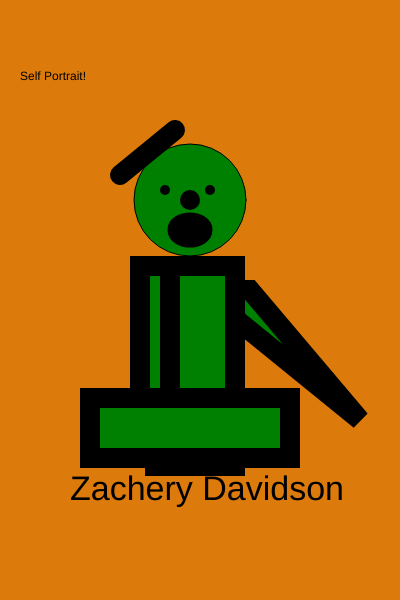
Frame 1 (no input)
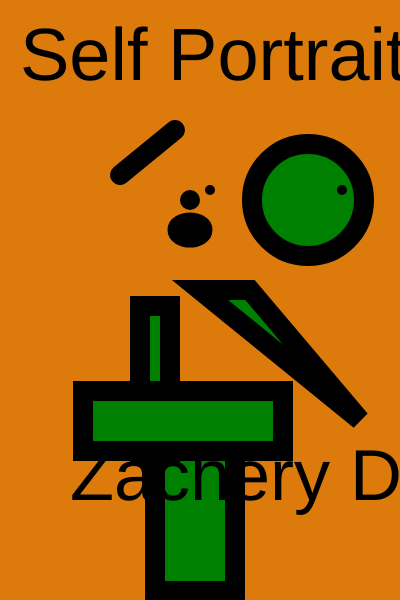
Frame 60 (no input)
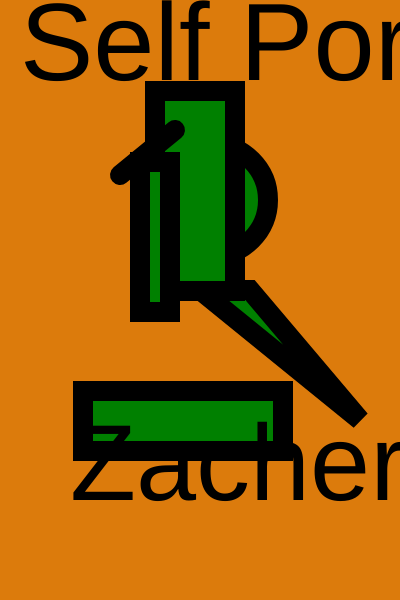
Frame 120 (the mouse pressed at the canvas centre since frame 60)

The p5.js sketch that drew these frames (run headless with seeded random() and noise() and a simulated clock; from frame 60 on, the mouse is pressed at the canvas centre):

// p5.js sketch
// ── sketch.js
var headX=190;
var headY=200;
var headDirection=2;

var bodyX=155;
var bodyY=266;
var bodyDirection=5;

var size=34;
var count=0;
var sizeDirection=2;

var eyeX=165;
var eyeY=190;
var eyeDirection=3;

var armX=140;
var armY=266;
var armDirection=8;

var sizeX=34;
var countX=4
var sizeXdirection=5;

var legsX=90;
var legsY=398;
var legsDirection=7;

function setup() {
  createCanvas(400, 600);
}

function draw() {
  background(220,123,12);
  fill('black');
  text ("Self Portrait!", 20, 80);
  textSize (sizeX);
  sizeX+=sizeXdirection;
  countX++;
  if(countX>30)
  {
    sizeXdirection *=-1;
    countX=3;
  }

  //Head
  fill('green');
  circle(headX,headY,112);
  headX+=headDirection;
  if(headX>=320||headX<=57)
  {
    headDirection *= -1;
  }

  //Eyes
  strokeWeight(10);
  fill (0);
  point(eyeX, eyeY);
  eyeX+=eyeDirection;
  if(eyeX>=350||eyeX<=75)
  {
    eyeDirection *=-1;
  }
  point(210,190);

  //Nose
  strokeWeight(20);
  point (190,200)

  //Mouth
  ellipse(190,230,25,15);

  //Arm
  fill('green');
  triangle(200,290,250,290,360,420);

  //Body
  fill('green');
  rect(155,bodyY,80,200);
  bodyY+=bodyDirection;
  if(bodyY<=0||bodyY>=476)
  {
    bodyDirection *=-1;
  }

  //Hat
  line(120,175,175,130);

  //Arm
  fill('green');
  rect(140,armY,30,150);
  armY+=armDirection;
  if(armY<=0||armY>=520)
  {
    armDirection *=-1;
  }

  //Legs
  fill('green');
  rect(legsX,legsY,200,60);
  legsX+=legsDirection;
  legsY+=legsDirection;
  if(legsX>=100||legsX<=36)
  if(legsY>=100||legsY<=36)
  {
    legsDirection*= -1;
  }

  //Signature
  fill('black');
  textSize(size);
  size+=sizeDirection;
  count++;
  if(count>38)
  {
    sizeDirection *=-1;
    count=0;
  }
  text("Zachery Davidson",70,500);



}
